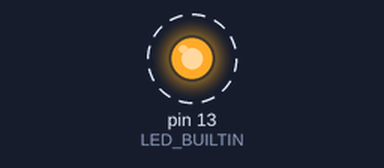
The sketch below on a simulated Arduino Uno, built with avr-gcc and run on an emulated ATmega328P. Parts: output pins drawn as LEDs (lit = HIGH). Dashed ring = blinking.

Above: at 0.5 s.
Timing chart, 0 to 4.6 s (numbered marks = the images above):
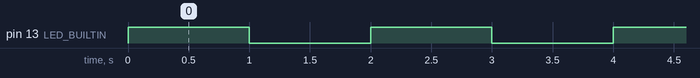

Measured:
- by itself, pin 13 (LED_BUILTIN): alternates HIGH for 1.0 s and LOW for 1.0 s

The sketch:

blink1.ino
```cpp
void setup()
{
  pinMode(13, OUTPUT);//13 or LED_BUILTIN
}

void loop()
{
  // turn the LED on (HIGH is the voltage level)
  digitalWrite(13, HIGH);
  delay(1000); // Wait for 1000 millisecond(s)
  // turn the LED off by making the voltage LOW
  digitalWrite(LED_BUILTIN, LOW);
  delay(1000); // Wait for 1000 millisecond(s)
}
```
